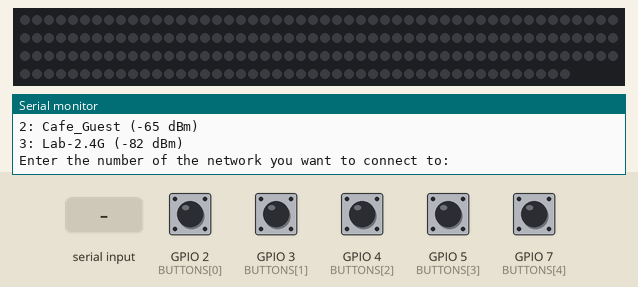
A sketch run on a simulated ESP8266 (NodeMCU). Shown: 196 RGB LEDs in strip order, left to right, continuing on the next row, the last lines printed to the serial monitor. The test bench sets the inputs (shaded band); at power-on: GPIO 2 (BUTTONS[0]), GPIO 3 (BUTTONS[1]), GPIO 4 (BUTTONS[2]), GPIO 5 (BUTTONS[3]), GPIO 7 (BUTTONS[4]) HIGH. Dim RGB values are drawn brighter than linear; a WiFi scan finds three made-up networks.

Above: at 2.8 s.
2.9 s: "PATTERN\n" received over Serial
5.4 s: GPIO 2 (BUTTONS[0]) pulled LOW for 0.15 s
At 6.4 s:
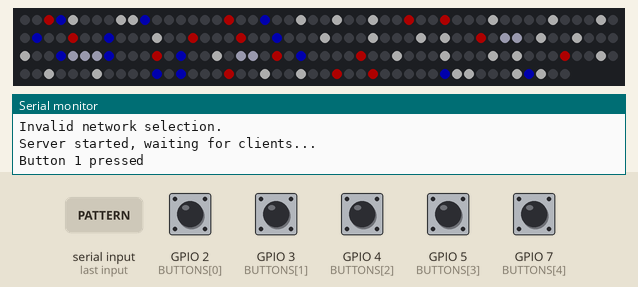
7.0 s: GPIO 3 (BUTTONS[1]) pulled LOW for 0.15 s
At 7.6 s:
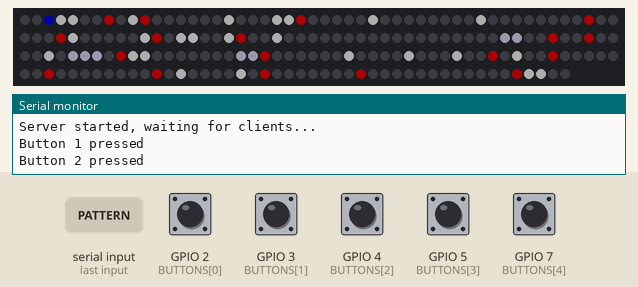
8.6 s: GPIO 4 (BUTTONS[2]) pulled LOW for 0.15 s
At 9.8 s:
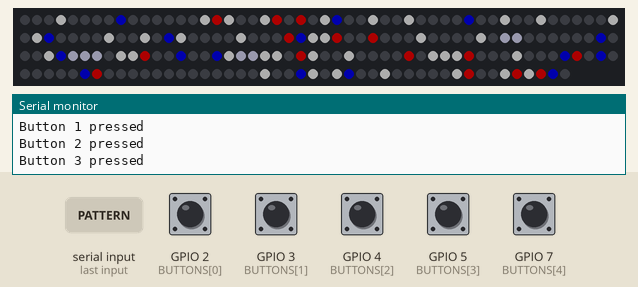
10.2 s: GPIO 5 (BUTTONS[3]) pulled LOW for 0.15 s
At 11.3 s:
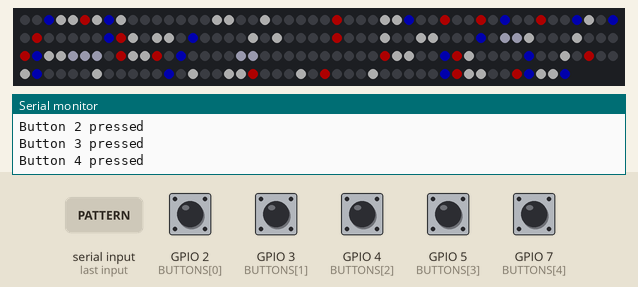
11.8 s: GPIO 7 (BUTTONS[4]) pulled LOW for 0.15 s
At 12.4 s:
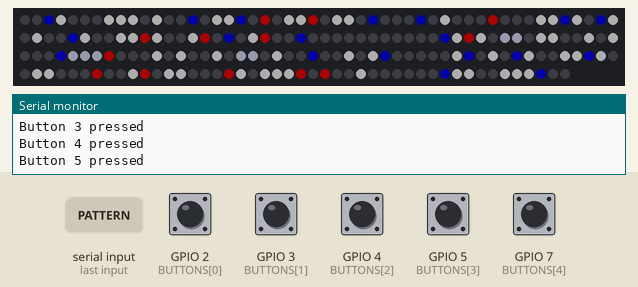
Timing chart, 0 to 14.4 s (numbered marks = the images above; inputs shaded):
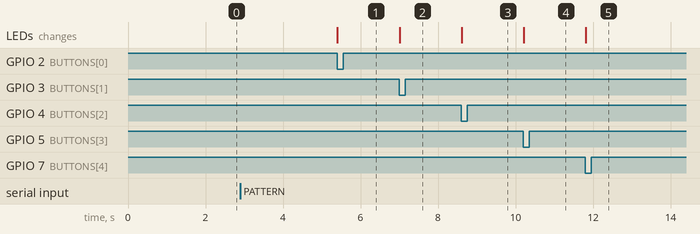

Measured:
- after the input at 5.4 s, the LEDs: change at once (image 1)
- after the input at 7.0 s, the LEDs: change at once (image 2)
- after the input at 8.6 s, the LEDs: change at once (image 3)
- after the input at 10.2 s, the LEDs: change at once (image 4)
- after the input at 11.8 s, the LEDs: change at once (image 5)

The sketch:

ledwifi.ino
```cpp
#include <Adafruit_NeoPixel.h>
#include <ESP8266WiFi.h>  // Use <WiFi.h> if using ESP32

#define LED_PIN 6
#define LED_COUNT 196
#define NUM_PATTERNS 5

const int BUTTONS[NUM_PATTERNS] = {2, 3, 4, 5, 7};
int buttonStates[NUM_PATTERNS] = {HIGH};
int lastButtonStates[NUM_PATTERNS] = {HIGH};

Adafruit_NeoPixel strip(LED_COUNT, LED_PIN, NEO_GRB + NEO_KHZ800);
WiFiServer server(80);

void setup() {
  Serial.begin(115200);
  for (int i = 0; i < NUM_PATTERNS; i++) {
    pinMode(BUTTONS[i], INPUT_PULLUP);
  }

  strip.begin();
  strip.show();
  strip.setBrightness(50);

  // Connect to WiFi
  connectToWiFi();

  server.begin();
  Serial.println("Server started, waiting for clients...");
}

void loop() {
  // Handle incoming client connections
  WiFiClient client = server.available();
  if (client) {
    String cmd = client.readStringUntil('\n');
    cmd.trim();
    if (cmd.length() > 0) {
      Serial.print("Received command: ");
      Serial.println(cmd);
      processCommand(cmd);
    }
    client.stop();
  }

  // Handle button inputs
  for (int i = 0; i < NUM_PATTERNS; i++) {
    buttonStates[i] = digitalRead(BUTTONS[i]);
    if (buttonStates[i] == LOW && lastButtonStates[i] == HIGH) {
      Serial.print("Button ");
      Serial.print(i + 1);
      Serial.println(" pressed");
      applyPattern(i + 1);
      delay(50);
    }
    lastButtonStates[i] = buttonStates[i];
  }
}

void connectToWiFi() {
  Serial.println("Scanning for available networks...");
  int numNetworks = WiFi.scanNetworks();
  Serial.println("Scan complete. Available networks:");

  for (int i = 0; i < numNetworks; i++) {
    Serial.print(i + 1);
    Serial.print(": ");
    Serial.print(WiFi.SSID(i));
    Serial.print(" (");
    Serial.print(WiFi.RSSI(i));
    Serial.println(" dBm)");
  }

  Serial.println("Enter the number of the network you want to connect to:");
  while (Serial.available() == 0) {} // Wait for user input
  int networkIndex = Serial.parseInt() - 1; // Get the selected network index

  if (networkIndex >= 0 && networkIndex < numNetworks) {
    String ssid = WiFi.SSID(networkIndex);
    Serial.print("Selected network: ");
    Serial.println(ssid);

    Serial.println("Enter the password for the selected network:");
    while (Serial.available() == 0) {} // Wait for user input
    String password = Serial.readStringUntil('\n'); // Read the password

    WiFi.begin(ssid.c_str(), password.c_str());
    Serial.print("Connecting to WiFi");
    while (WiFi.status() != WL_CONNECTED) {
      delay(500);
      Serial.print(".");
    }
    Serial.println();
    Serial.println("WiFi connected!");
    Serial.print("IP address: ");
    Serial.println(WiFi.localIP());
  } else {
    Serial.println("Invalid network selection.");
  }
}

void setLEDs(int ledNumbers[], int size, uint32_t color) {
  for (int i = 0; i < size; i++) {
    int ledIndex = ledNumbers[i] - 1;
    if (ledIndex >= 0 && ledIndex < LED_COUNT) {
      strip.setPixelColor(ledIndex, color);
    }
  }
}

void applyPattern(int patternNumber) {
  strip.clear();

  switch (patternNumber) {
    case 1: {
      int red1[] = {3, 18, 33, 36, 55, 65, 69, 89, 112, 122, 129, 146, 168, 177, 180};
      int white1[] = {5, 9, 10, 24, 27, 30, 40, 45, 49, 62, 76, 80, 84, 86, 94, 97, 101, 117, 132, 136, 140, 142, 149, 153, 157, 171, 174, 187, 188, 192, 194};
      int blue1[] = {4, 11, 21, 52, 58, 72, 104, 108, 114, 124, 162, 164, 186, 193};
      int special1[] = {91, 92, 105, 106, 107, 119, 120};

      setLEDs(red1, sizeof(red1)/sizeof(red1[0]), strip.Color(255, 0, 0));
      setLEDs(white1, sizeof(white1)/sizeof(white1[0]), strip.Color(255, 255, 255));
      setLEDs(blue1, sizeof(blue1)/sizeof(blue1[0]), strip.Color(0, 0, 255));
      setLEDs(special1, sizeof(special1)/sizeof(special1[0]), strip.Color(225, 225, 255));
      break;
    }
    case 2: {
      int red2[] = {3, 8, 11, 24, 48, 54, 62, 69, 95, 98, 109, 121, 140, 145, 153, 162, 171, 179, 192};
      int white2[] = {4, 5, 10, 18, 22, 23, 30, 39, 55, 61, 64, 65, 68, 72, 103, 110, 111, 128, 133, 137, 142, 164, 169, 193, 194};
      int blue2[] = {3};
      int special2[] = {91, 92, 105, 106, 107, 119, 120};

      setLEDs(red2, sizeof(red2)/sizeof(red2[0]), strip.Color(255, 0, 0));
      setLEDs(white2, sizeof(white2)/sizeof(white2[0]), strip.Color(255, 255, 255));
      setLEDs(blue2, sizeof(blue2)/sizeof(blue2[0]), strip.Color(0, 0, 255));
      setLEDs(special2, sizeof(special2)/sizeof(special2[0]), strip.Color(225, 225, 255));
      break;
    }
    case 3: {
      int red3[] = {17, 22, 24, 27, 73, 77, 80, 111, 124, 133, 138, 147, 157, 188, 192, 194};
      int white3[] = {4, 9, 18, 21, 26, 30, 33, 41, 44, 50, 52, 58, 61, 64, 69, 74, 75, 76, 84, 89, 103, 109, 110, 118, 121, 122, 125, 128, 135, 136, 137, 142, 149, 171, 175, 177, 181, 16, 187, 191, 193};
      int blue3[] = {9, 27, 38, 53, 63, 74, 99, 104, 114, 117, 146, 149, 156, 174, 178, 195};
      int special3[] = {91, 92, 105, 106, 107, 119, 120};

      setLEDs(red3, sizeof(red3)/sizeof(red3[0]), strip.Color(255, 0, 0));
      setLEDs(white3, sizeof(white3)/sizeof(white3[0]), strip.Color(255, 255, 255));
      setLEDs(blue3, sizeof(blue3)/sizeof(blue3[0]), strip.Color(0, 0, 255));
      setLEDs(special3, sizeof(special3)/sizeof(special3[0]), strip.Color(225, 225, 255));
      break;
    }
    case 4: {
      int red4[] = {6, 27, 36, 39, 44, 52, 59, 77, 101, 109, 112, 131, 137, 148, 170, 176, 187, 192};
      int white4[] = {4, 5, 7, 9, 17, 18, 21, 31, 32, 48, 60, 62, 63, 70, 72, 81, 84, 85, 93, 97, 103, 104, 110, 111, 132, 133, 138, 146, 151, 157, 165, 168, 169, 174, 180, 188, 189, 189, 194, 195 };
      int blue4[] = {3, 8, 33, 41, 47, 50, 58, 65, 89, 102, 114, 136, 143, 152, 163, 186, 193, 196};
      int special4[] = {91, 92, 105, 106, 107, 119, 120};

      setLEDs(red4, sizeof(red4)/sizeof(red4[0]), strip.Color(255, 0, 0));
      setLEDs(white4, sizeof(white4)/sizeof(white4[0]), strip.Color(255, 255, 255));
      setLEDs(blue4, sizeof(blue4)/sizeof(blue4[0]), strip.Color(0, 0, 255));
      setLEDs(special4, sizeof(special4)/sizeof(special4[0]), strip.Color(225, 225, 255));
      break;
    }
    case 5: {
      int red5[] = {21, 25, 40, 61, 66, 71, 88, 108, 157, 161, 168, 174, 176};
      int white5[] = {4, 8, 9, 10, 12, 17, 18, 23, 24, 27, 28, 36, 44, 45, 47, 50, 52, 56, 59, 60, 62, 65, 70, 87, 89, 94, 95, 98, 100, 112, 114, 117, 122, 128, 130, 137, 140, 143, 146, 147, 149, 152, 153, 160, 163, 164, 169, 171, 172, 173, 179, 187, 188, 1189, 191, 192, 193};
      int blue5[] = {3, 19, 30, 34, 46, 49, 55, 68, 74, 86, 104, 125, 131, 138, 142, 148, 15, 186, 194};
      int special5[] = {91, 92, 105, 106, 107, 119, 120};

      setLEDs(red5, sizeof(red5)/sizeof(red5[0]), strip.Color(255, 0, 0));
      setLEDs(white5, sizeof(white5)/sizeof(white5[0]), strip.Color(255, 255, 255));
      setLEDs(blue5, sizeof(blue5)/sizeof(blue5[0]), strip.Color(0, 0, 255));
      setLEDs(special5, sizeof(special5)/sizeof(special5[0]), strip.Color(225, 225, 255));
      break;
    }
  }
  strip.show();
}

void processCommand(String cmd) {
  cmd.toUpperCase();
  cmd.trim();

  if (cmd.startsWith("PATTERN")) {
    int number = cmd.charAt(7) - '0';
    if (number >= 1 && number <= NUM_PATTERNS) {
      Serial.print("Applying pattern from command: ");
      Serial.println(number);
      applyPattern(number);
    } else {
      Serial.println("Invalid pattern number received.");
    }
  } else {
    Serial.println("Unknown command.");
  }
}
```
